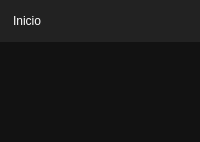
         <widget class="QWidget" name="homeWidget">
          <layout class="QGridLayout" name="gridLayout_6">
           <property name="leftMargin">
            <number>0</number>
           </property>
           <property name="topMargin">
            <number>0</number>
           </property>
           <property name="rightMargin">
            <number>0</number>
           </property>
           <property name="bottomMargin">
            <number>0</number>
           </property>
           <property name="spacing">
            <number>0</number>
           </property>
           <item row="0" column="0">
            <widget class="QFrame" name="frameHomeContainer">
             <property name="styleSheet">
              <string notr="true">QFrame {
	background-color : #121212;
}</string>
             </property>
             <property name="frameShape">
              <enum>QFrame::NoFrame</enum>
             </property>
             <property name="frameShadow">
              <enum>QFrame::Plain</enum>
             </property>
             <property name="lineWidth">
              <number>0</number>
             </property>
             <layout class="QGridLayout" name="gridLayout_17">
              <property name="leftMargin">
               <number>0</number>
              </property>
              <property name="topMargin">
               <number>0</number>
              </property>
              <property name="rightMargin">
               <number>0</number>
              </property>
              <property name="bottomMargin">
               <number>0</number>
              </property>
              <property name="spacing">
               <number>0</number>
              </property>
              <item row="2" column="1">
               <widget class="QLabel" name="labelHomeImage">
                <property name="text">
                 <string/>
                </property>
                <property name="pixmap">
                 <pixmap>../img/modules/api.png</pixmap>
                </property>
                <property name="scaledContents">
                 <bool>false</bool>
                </property>
               </widget>
              </item>
              <item row="2" column="0">
               <spacer name="horizontalSpacer_3">
                <property name="orientation">
                 <enum>Qt::Horizontal</enum>
                </property>
                <property name="sizeHint" stdset="0">
                 <size>
                  <width>40</width>
                  <height>20</height>
                 </size>
                </property>
               </spacer>
              </item>
              <item row="0" column="0" colspan="3">
               <widget class="QLabel" name="labelHomeTitle">
                <property name="minimumSize">
                 <size>
                  <width>0</width>
                  <height>42</height>
                 </size>
                </property>
                <property name="maximumSize">
                 <size>
                  <width>16777215</width>
                  <height>42</height>
                 </size>
                </property>
                <property name="styleSheet">
                 <string notr="true">QLabel{
	background-color: #222222;
	font : 77 17pt &quot;Microsoft JhengHei UI&quot; ;
	color : #FFFFFF;
	border-radius : 0px;
	text-align : left;
	padding: 10px;
}
</string>
                </property>
                <property name="text">
                 <string>Inicio</string>
                </property>
               </widget>
              </item>
              <item row="2" column="2">
               <spacer name="horizontalSpacer_4">
                <property name="orientation">
                 <enum>Qt::Horizontal</enum>
                </property>
                <property name="sizeHint" stdset="0">
                 <size>
                  <width>40</width>
                  <height>20</height>
                 </size>
                </property>
               </spacer>
              </item>
              <item row="3" column="1">
               <spacer name="verticalSpacer_7">
                <property name="orientation">
                 <enum>Qt::Vertical</enum>
                </property>
                <property name="sizeHint" stdset="0">
                 <size>
                  <width>20</width>
                  <height>40</height>
                 </size>
                </property>
               </spacer>
              </item>
              <item row="1" column="0" colspan="3">
               <spacer name="verticalSpacer_8">
                <property name="orientation">
                 <enum>Qt::Vertical</enum>
                </property>
                <property name="sizeHint" stdset="0">
                 <size>
                  <width>20</width>
                  <height>40</height>
                 </size>
                </property>
               </spacer>
              </item>
             </layout>
            </widget>
           </item>
          </layout>
         </widget>
